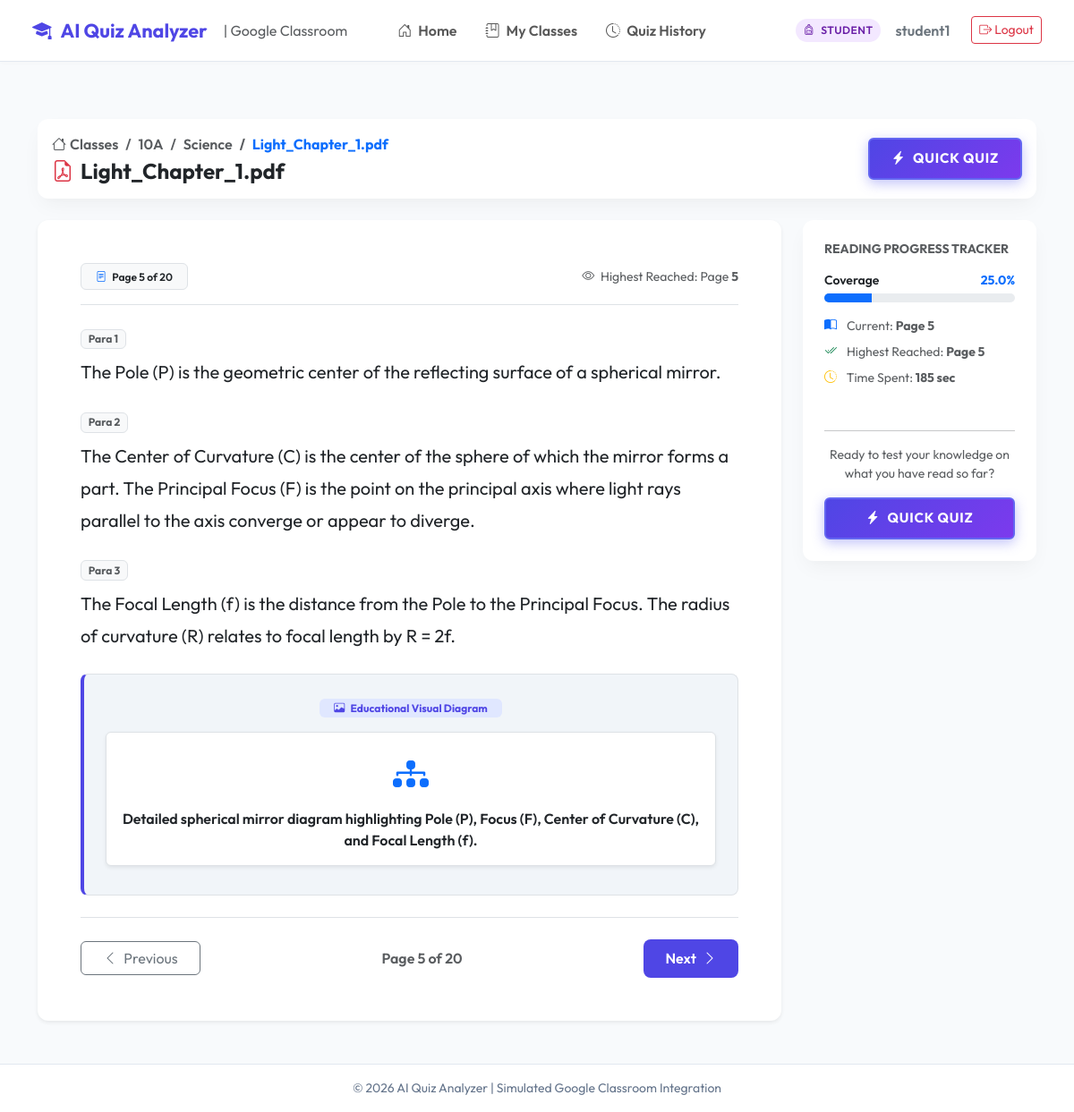
/document/3/read/ (signed in), run on an earlier commit of the app's database.
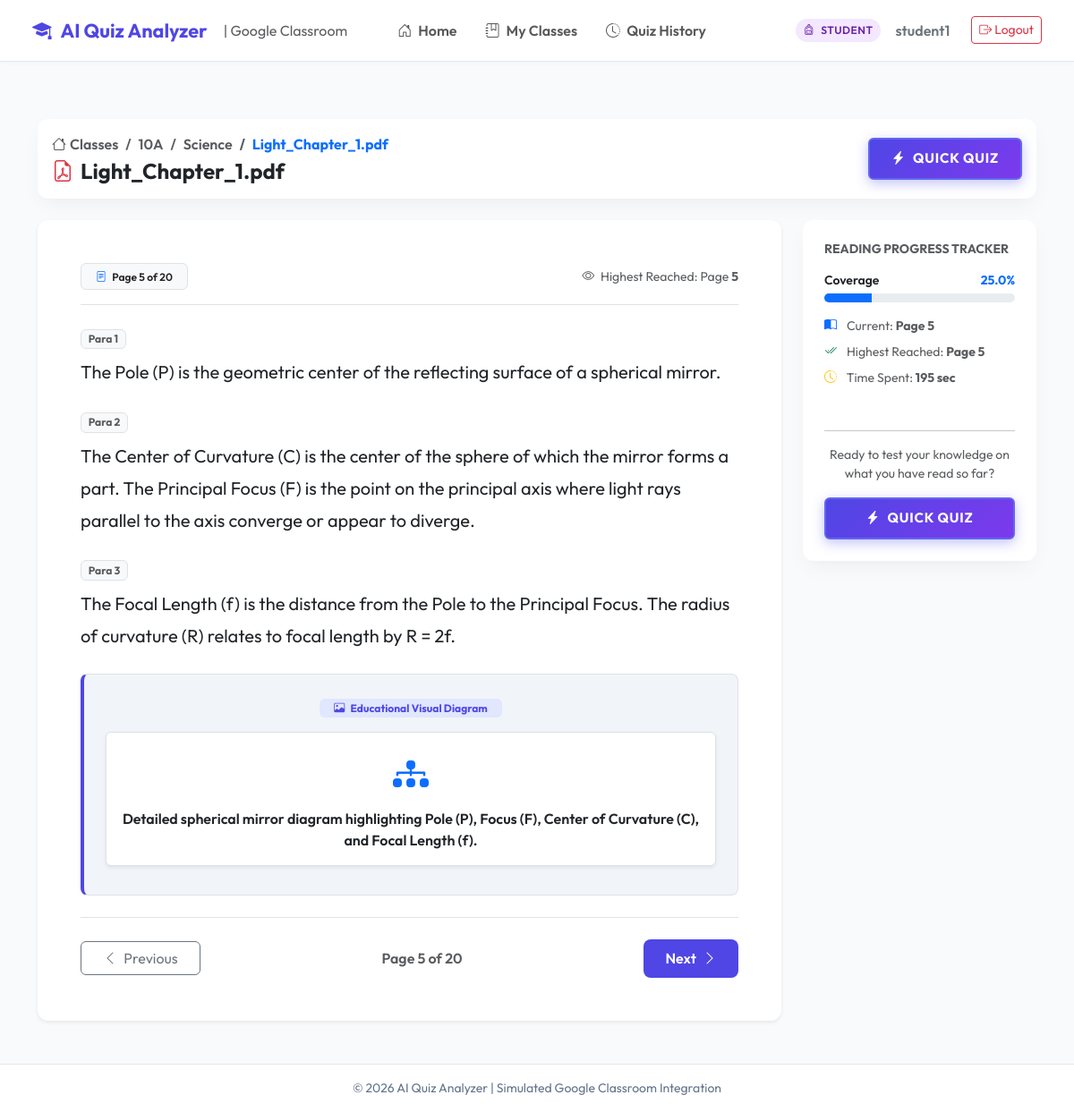
And on a later commit of the database.
### quiz_app/models.py (models this page shows, shortened)
class DocumentPage(models.Model):
    QUANTITY_CHOICES = (
        ('HIGH', 'High Content'),
        ('MEDIUM', 'Medium Content'),
        ('LOW', 'Low Content'),
    )
    document = models.ForeignKey(Document, on_delete=models.CASCADE, related_name='pages')
    page_number = models.IntegerField()
    extracted_text = models.TextField()
    content_quantity = models.CharField(max_length=10, choices=QUANTITY_CHOICES, default='HIGH')
    has_image = models.BooleanField(default=False)
    image_description = models.TextField(blank=True, default='')
    important_topics = models.JSONField(default=list, blank=True)
    paragraphs_data = models.JSONField(default=list, blank=True)
    class Meta:
        ordering = ['page_number']
        unique_together = ('document', 'page_number')

class ReadingProgress(models.Model):
    student = models.ForeignKey(User, on_delete=models.CASCADE, related_name='reading_progress')
    document = models.ForeignKey(Document, on_delete=models.CASCADE, related_name='student_progress')
    highest_page = models.IntegerField(default=1)
    paragraph_number = models.IntegerField(default=1)
    line_number = models.IntegerField(default=1)
    last_accessed = models.DateTimeField(auto_now=True)
    time_spent = models.IntegerField(default=0)  # in seconds
    class Meta:
        unique_together = ('student', 'document')
    @property
    def percentage(self):
        if self.document.total_pages > 0:
            pct = (self.highest_page / self.document.total_pages) * 100
            return round(pct, 1)
        return 0.0

class Document(models.Model):
    FILE_TYPE_CHOICES = (
        ('PDF', 'PDF Document'),
        ('PPT', 'PPT Presentation'),
        ('PPTX', 'PPTX Presentation'),
    )
    STATUS_CHOICES = (
        ('PENDING', 'Pending Processing'),
        ('PROCESSING', 'Processing'),
        ('COMPLETED', 'AI Analysis Completed'),
        ('FAILED', 'Processing Failed'),
    )
    classroom = models.ForeignKey(ClassRoom, on_delete=models.CASCADE, related_name='documents')
    title = models.CharField(max_length=255)
    file = models.FileField(upload_to='documents/', null=True, blank=True)
    file_type = models.CharField(max_length=10, choices=FILE_TYPE_CHOICES, default='PDF')
    total_pages = models.IntegerField(default=0)
    upload_date = models.DateTimeField(auto_now_add=True)
    processing_status = models.CharField(max_length=20, choices=STATUS_CHOICES, default='PENDING')

### quiz_app/views.py (the view)
# urls.py: path('document/<int:doc_id>/read/', views.document_viewer, name='document_viewer'),
@login_required
def document_viewer(request, doc_id):
    doc = get_object_or_404(Document, id=doc_id)
    if request.user.is_student:
        is_enrolled = Enrollment.objects.filter(student=request.user, classroom=doc.classroom).exists()
        if not is_enrolled:
            messages.error(request, f"Access Denied: You are not enrolled in class '{doc.classroom.name}'.")
            return redirect('student_dashboard')
    elif request.user.is_teacher:
        if doc.classroom.teacher != request.user:
            messages.error(request, f"Access Denied: You do not manage class '{doc.classroom.name}'.")
            return redirect('teacher_dashboard')
    pages = doc.pages.all().order_by('page_number')
    if not pages.exists():
        DocumentAnalyzer.process_document(doc)
        pages = doc.pages.all().order_by('page_number')
    progress = None
    if request.user.is_student:
        progress, _ = ReadingProgress.objects.get_or_create(
            student=request.user,
            document=doc,
            defaults={'highest_page': 1}
        )
    default_page = progress.highest_page if progress else 1
    page_num = request.GET.get('page', default_page)
    try:
        page_num = int(page_num)
        page_num = max(1, min(page_num, doc.total_pages or 1))
    except ValueError:
        page_num = 1
    if progress and page_num > progress.highest_page:
        progress.highest_page = page_num
        progress.save()
    current_page = pages.filter(page_number=page_num).first()
    context = {
        'document': doc,
        'pages': pages,
        'current_page': current_page,
        'current_page_num': page_num,
        'progress': progress,
        'total_pages': doc.total_pages or len(pages),
    }
    return render(request, 'documents/viewer.html', context)

### quiz_app/models.py (called while the page is built)
    @property
    def is_teacher(self):
        return self.role == 'TEACHER'

    @property
    def is_student(self):
        return self.role == 'STUDENT'

### templates/documents/viewer.html (shortened to what the changed rows need)
{% extends 'base.html' %}
{% block content %}
<div class="container py-3">
    <div class="row g-4">
        <div class="col-lg-9">
            <div class="card card-custom p-4 p-md-5 border-0 shadow-sm min-vh-50" style="min-height: 520px; background: #ffffff;">
                <div class="d-flex justify-content-between align-items-center border-bottom pb-3 mb-4">
                    {% if user.is_student %}
                    <span class="text-muted small">
                        <i class="bi bi-eye me-1"></i> Highest Reached: Page <strong id="highestPageText">{{ progress.highest_page }}</strong>
                    </span>
                    {% endif %}
                </div>
                {% if current_page %}
                    <div class="document-page-content">
                        {% if current_page.has_image %}
                            <div class="my-4 p-4 border rounded-3 text-center" style="background: #f1f5f9; border-left: 4px solid #4f46e5 !important;">
                                <div class="mb-2">
                                    <span class="badge bg-indigo-subtle text-indigo fw-bold px-3 py-1" style="background: #e0e7ff; color: #4f46e5;">
                                        <i class="bi bi-image me-1"></i> Educational Visual Diagram
                                    </span>
                                </div>
                                <div class="p-3 my-2 bg-white rounded shadow-sm d-inline-block border text-muted">
                                    <i class="bi bi-diagram-3-fill fs-1 text-primary d-block mb-2"></i>
                                    <p class="mb-0 fw-semibold text-dark">{{ current_page.image_description }}</p>
                                </div>
                            </div>
                        {% endif %}
                    </div>
                {% else %}
                    <div class="text-center py-5 text-muted">
                        <p>No content available for page {{ current_page_num }}.</p>
                    </div>
                {% endif %}
            </div>
        </div>
        <div class="col-lg-3">
            <div class="card card-custom p-4 border-0 mb-4 sticky-top" style="top: 80px;">
                {% if user.is_student %}
                    <h6 class="fw-bold text-uppercase text-muted tracking-wider small mb-3">Reading Progress Tracker</h6>
                    <div class="mb-3">
                        <div class="d-flex justify-content-between mb-1">
                            <span class="small fw-semibold">Coverage</span>
                            <span class="small fw-bold text-primary">{{ progress.percentage }}%</span>
                        </div>
                        <div class="progress" style="height: 10px;">
                            <div class="progress-bar bg-primary" role="progressbar" style="width: {{ progress.percentage }}%;"></div>
                        </div>
                    </div>
                    <ul class="list-unstyled small text-muted mb-4">
                        <li class="mb-2"><i class="bi bi-book-half text-primary me-2"></i> Current: <strong>Page {{ current_page_num }}</strong></li>
                        <li class="mb-2"><i class="bi bi-check2-all text-success me-2"></i> Highest Reached: <strong>Page {{ progress.highest_page }}</strong></li>
                        <li class="mb-2"><i class="bi bi-clock-history text-warning me-2"></i> Time Spent: <strong>{{ progress.time_spent }} sec</strong></li>
                    </ul>
                    <hr class="my-3">
                    <div class="text-center">
                        <p class="small text-muted mb-3">Ready to test your knowledge on what you have read so far?</p>
                        <a href="{% url 'confirm_progress' document.id %}" class="btn btn-quick-quiz w-100 justify-content-center">
                            <i class="bi bi-lightning-charge-fill"></i> QUICK QUIZ
                        </a>
                    </div>
                {% endif %}
            </div>
        </div>
    </div>
</div>
{% endblock %}

What changed in the data, as far as the page shows it:
changed ReadingProgress: time_spent "185" → "195"
